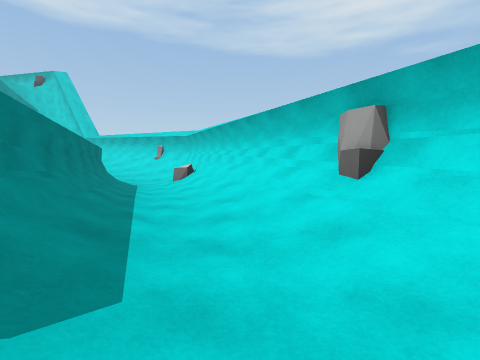
view 1 (above)

17 first-person views from a walk through a Unity game level. The camera is 1.4 m above the floor, tilts 4° down and sees 85° across. The floor is counted in squares, 2 m on a side. Each view is taken from the middle of a square. On the plan, view 1 faces up. The plan holds only what a view shows up to about 9 squares ahead; the rest is blank. The place goes on beyond the plan. The player character is not drawn. Some surface patterns are stand-ins.

view 2
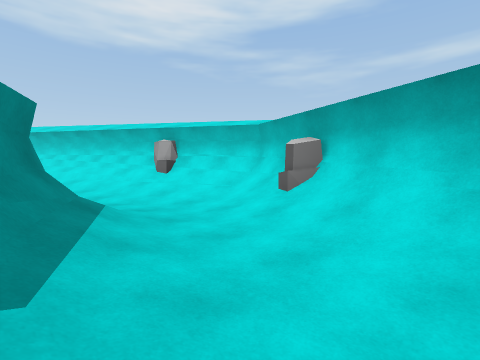

view 3
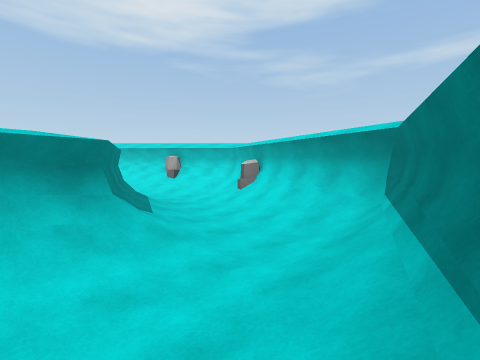

view 4
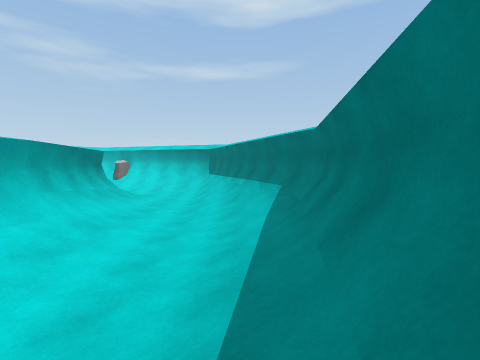

view 5
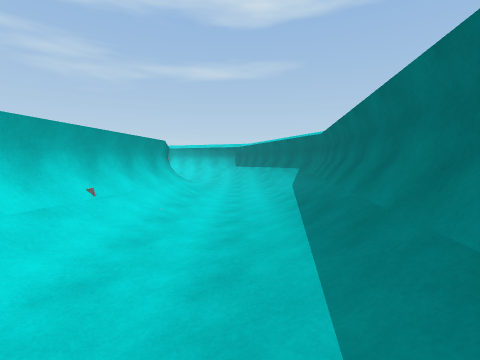

view 6
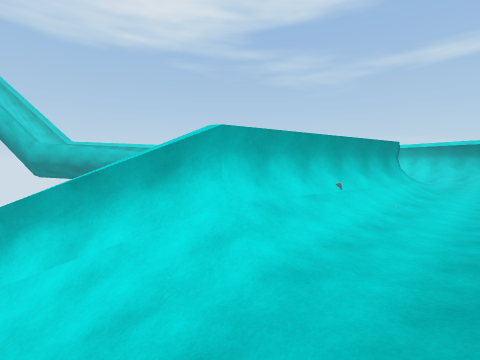

view 7
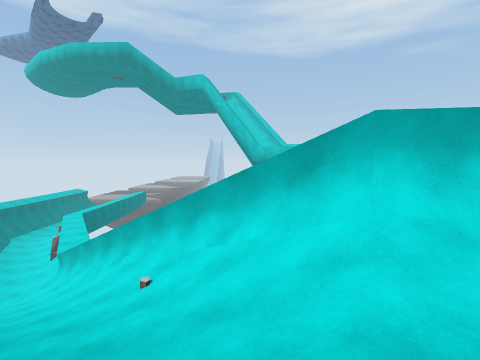

view 8
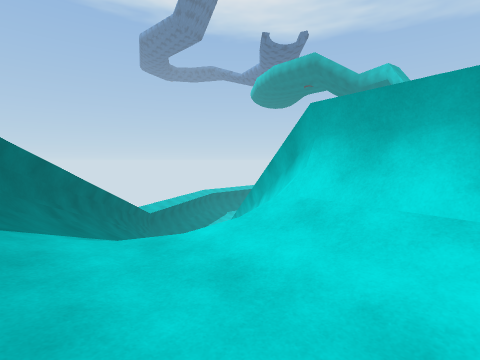

view 9
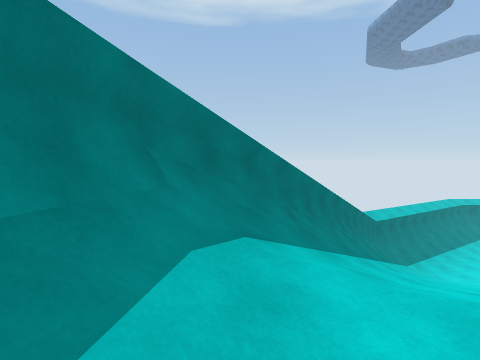

view 10
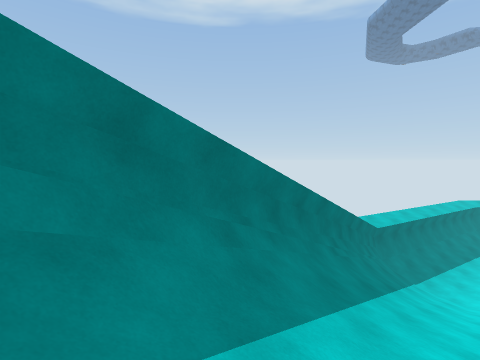

view 11
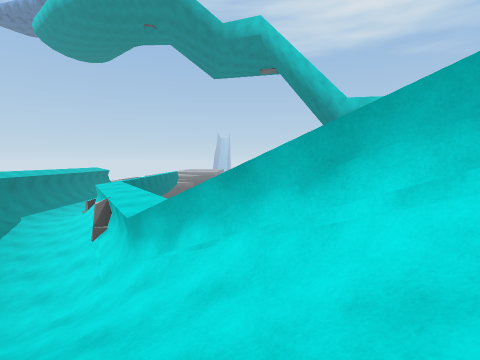

view 12
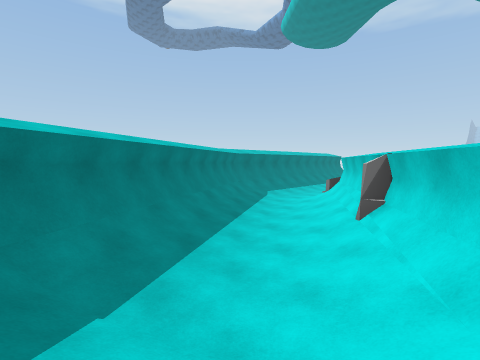

view 13
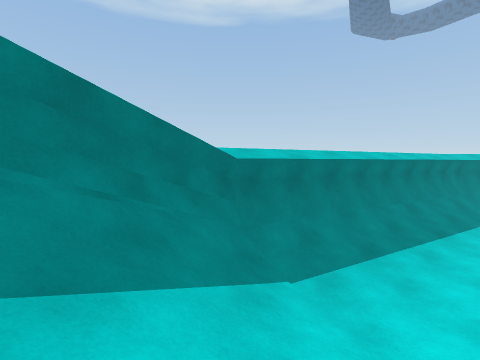

view 14
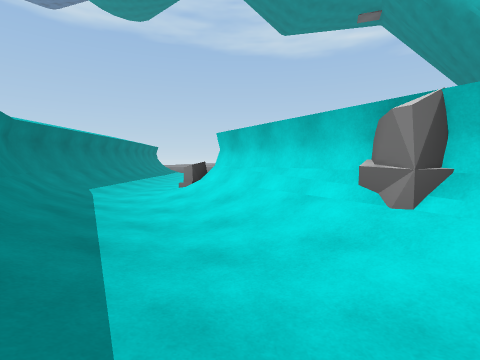

view 15
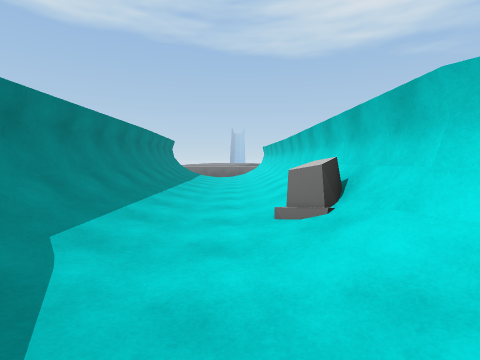

view 16
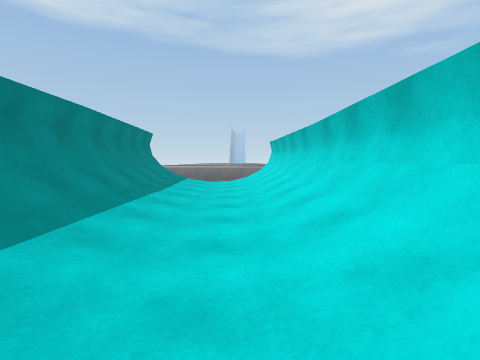

view 17
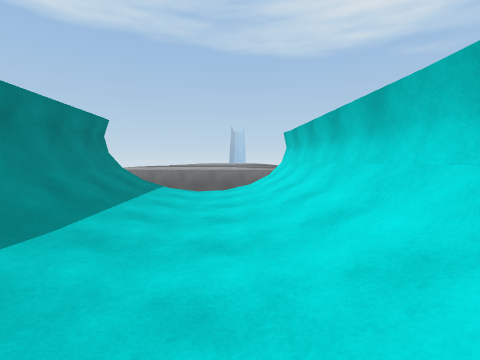

### Floor plan
Key: @ floor where view 1 was taken; # wall or solid block; . main floor; : floor 6.5 m higher than the main floor; + floor 6.75 m higher than the main floor; * floor 7 m higher than the main floor; / step, stairs or slope; ^ raised ledge; R rock.
Columns run from 27 left of view 1 to 3 right of it. Each row starts with its distance up from view 1.
 20     #
 19 #/..##
 18 #/../#
 17 #/../#
 16 #/../#
 15 #/../#
 14 #/../#
 13 #/../#
 12 #/../#
 11 #/../#
 10 #/..R#
  9 #/../#                  :R#
  8 ##/./##                ^:/##
  7  #/../##               ^/+/#
  6  ##/..R#               ^/+/##
  5   #/../##               ^++##
  4   ##/../#               #/+/##
  3    #//.//^              #/++R#
  2    ##/.///##            ##/+/##
  1     ##/////##            #/++/#
  0      ##/////###          #/@/##
 -1       ##//////##        ##*+/R
 -2        ###/////####   ###/+*/#
 -3          ##///////#####///+/##
 -4           ##///++++**/*++++/#
 -5            ##///**+++++*///##
 -6             #####///////####
 -7                 #########

Positions as (right, up) in squares from view 1, and headings:
1: (0, 0), facing up
2: (-2, -3), facing up-right
3: (-4, -6), facing up-right
4: (-10, -6), facing right
5: (-13, -5), facing right
6: (-14, -5), facing up-right
7: (-13, -5), facing up
8: (-10, -5), facing up-left
9: (-11, -5), facing left
10: (-13, -4), facing left
11: (-17, -1), facing up
12: (-19, 1), facing up-left
13: (-18, 1), facing left
14: (-22, 3), facing up
15: (-24, 7), facing up
16: (-24, 10), facing up
17: (-24, 13), facing up
